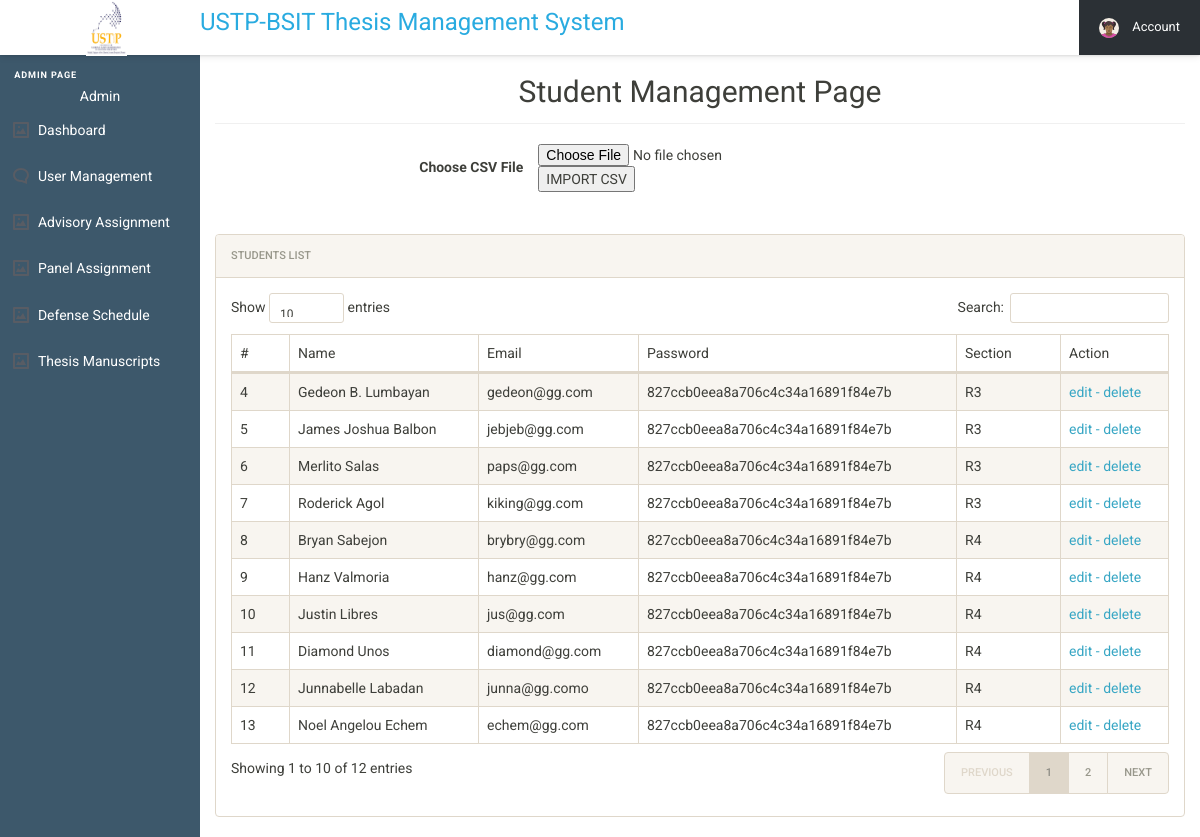
/user/admin/adminSideBarMenu/manageStudents_Styling/manageStudents_csv.php (signed in), run on an earlier commit of the app's database.
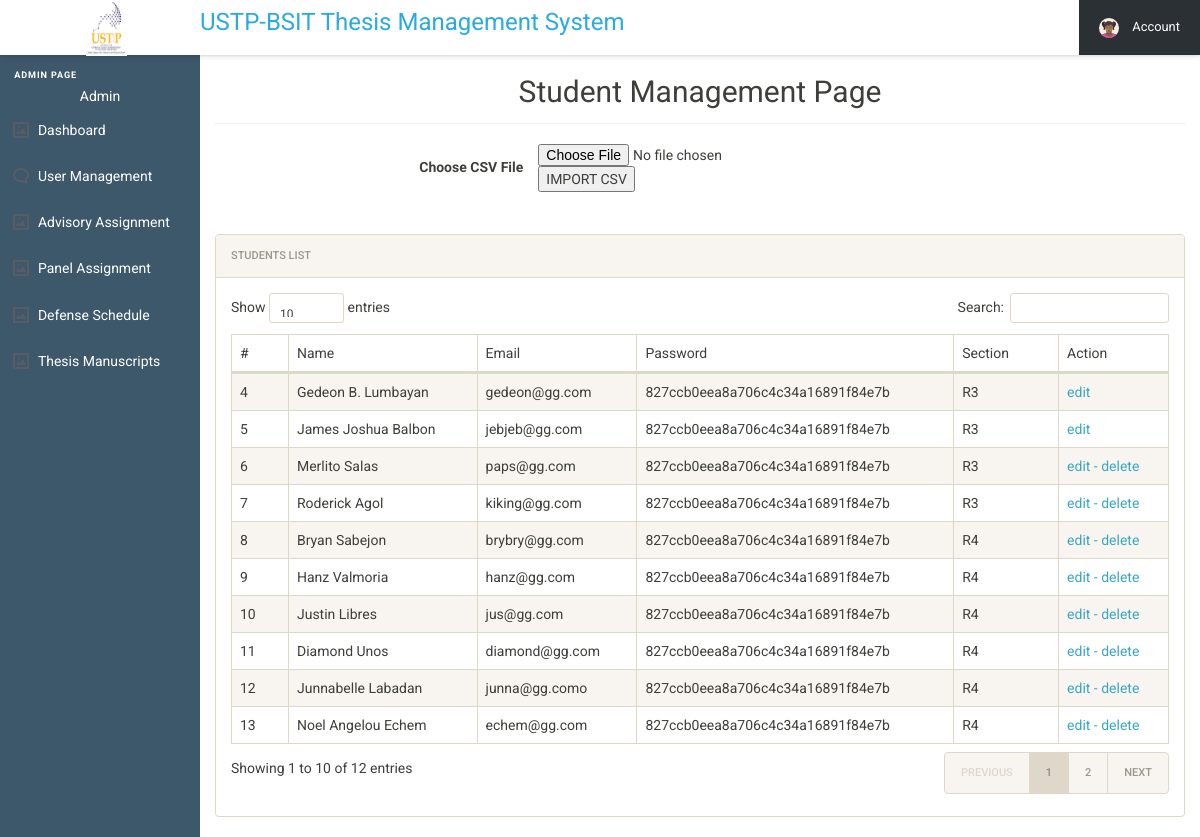
And on a later commit of the database.
### tables this page shows
CREATE TABLE `users_tbl` (
  `user_id` int(11) NOT NULL,
  `name` varchar(250) NOT NULL,
  `email` varchar(250) NOT NULL,
  `userpassword` varchar(250) NOT NULL,
  `gender` text NOT NULL,
  `phone` int(25) NOT NULL,
  `type` varchar(250) DEFAULT NULL,
  `section` text DEFAULT NULL,
  `status` int(11) NOT NULL,
  `del_stat` int(11) NOT NULL
);

### user/admin/adminSideBarMenu/manageStudents_Styling/manageStudents_csv.php (the view, shortened to what the changed rows need)
<!DOCTYPE html>
<html lang="en">
<head>
  <link rel="stylesheet" href="../../admin_assets/css/style.css">
  <link rel="stylesheet" href="../../admin_css/font-awesome.min.css">
  <link rel="stylesheet" href="../../admin_css/bootstrap.min.css">
  <link rel="stylesheet" href="../../admin_css/bootstrap-social.css">
  <link rel="stylesheet" href="../../admin_css/bootstrap-select.css">
  <link rel="stylesheet" href="../../admin_css/style_dup.css">
  <link rel="stylesheet" href="../../admin_css/dataTables.bootstrap.min.css">
  <link rel="stylesheet" href="../../admin_css/awesome-bootstrap-checkbox.css">
  <link href="csv_Import_style.css" rel="stylesheet" type="text/css"/>
</head>
<body>
  <main class="cd-main-content">
    <div class="content-wrapper">
      <div class="container-fluid">
        <div class="row">
          <div class="col-md-12">
            <center><h2 class="page-title">Student Management Page</h2></center>
    <div class="row" style="margin-top: 3em">
          <div class="col-md-12">
          <div class="panel panel-default">
              <div class="panel-body">
                <table id="zctb" class="display table table-striped table-bordered table-hover" cellspacing="0" width="100%">
                  <thead>
                    <tr>
                      <th>#</th>
                      <th>Name</th>
                      <th>Email</th>
                      <th>Password</th>
                      <th>Section</th>
                      <th>Action</th>
                    </tr>
                  </thead>
                  <tbody>
<?php
  include '../../../../includes/connect.php';
  $sql = "SELECT * from users_tbl where type = 'student' ";
  $records = mysqli_query($conn, $sql);
  while  ($row = mysqli_fetch_object($records)) {
    if(($row->status) == 0){
?>
                    <tr>
                      <td><?php echo htmlentities($row->user_id);?></td>
                      <td><?php echo htmlentities($row->name);?></td>
                      <td><?php echo htmlentities($row->email);?></td>
                      <td><?php echo htmlentities($row->userpassword);?></td>
                      <td><?php echo htmlentities($row->section);?></td>
<td>
<a href="editRecords.php?edit=<?php echo htmlentities($row->user_id); ?>" onclick="return confirm('Do you want to EDIT this?');"> edit - </a>
<a href="manageStudents_csv.php?delete=<?php echo htmlentities($row->user_id);  ?>" onclick="return confirm('Do you want to DELETE this?');"> delete</a>
</td>
                    </tr>
                    <?php }if (($row->status) != 0) {
                    ?>
                    <tr>
                      <td><?php echo htmlentities($row->user_id);?></td>
                      <td><?php echo htmlentities($row->name);?></td>
                      <td><?php echo htmlentities($row->email);?></td>
                      <td><?php echo htmlentities($row->userpassword);?></td>
                      <td><?php echo htmlentities($row->section);?></td>
<td>
<a href="editRecords.php?edit=<?php echo htmlentities($row->user_id); ?>" onclick="return confirm('Do you want to EDIT this?');"> edit </a>
</td>
                    </tr>
                  <?php } }?>
                  </tbody>
                </table>
              </div>
            </div>
          </div>
        </div>
        </div>
      </div>
    </div>
  </div>
  </main>
</body>
</html>

What changed in the data, as far as the page shows it:
changed users_tbl "Gedeon B. Lumbayan": status "edit - delete" → "edit"
changed users_tbl "James Joshua Balbon": status "edit - delete" → "edit"
